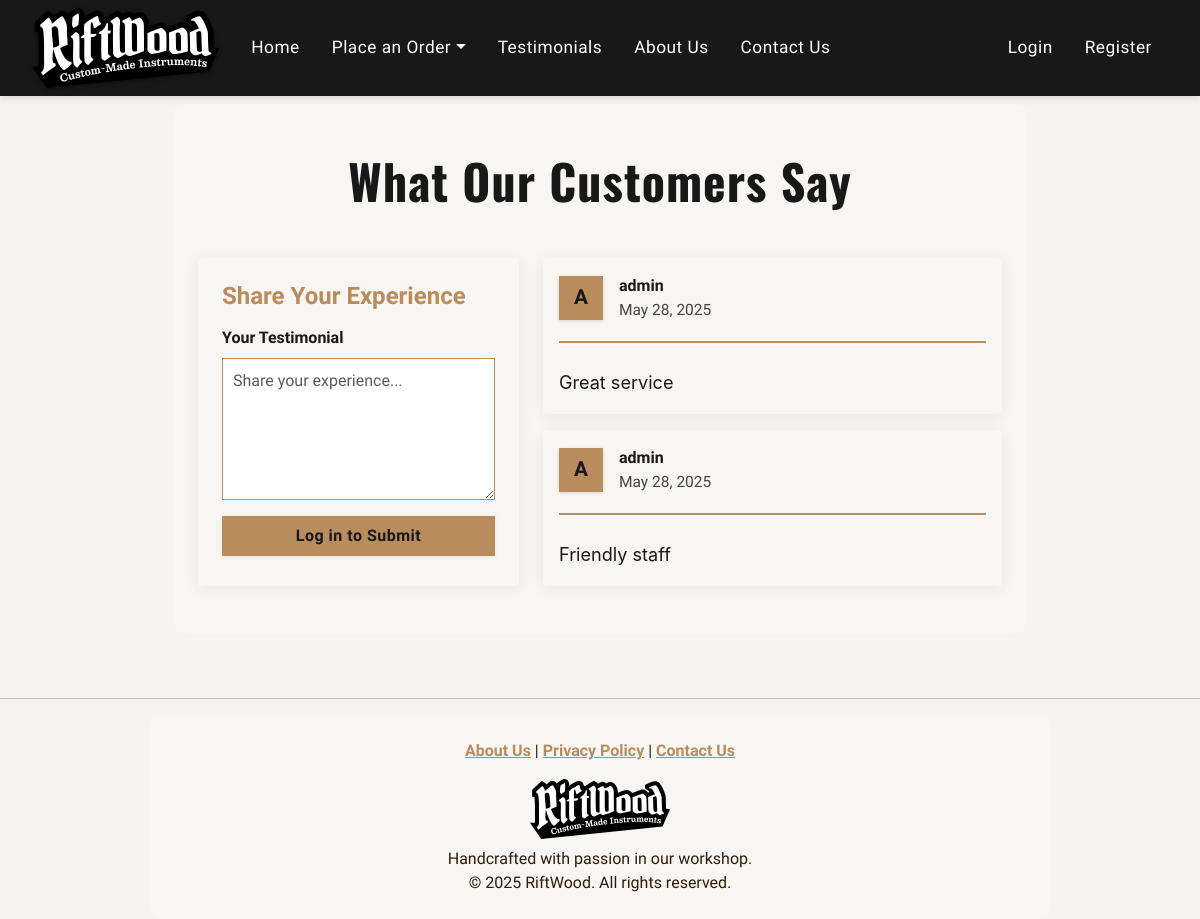
Page /testimonials/ on the committed database.
### riftwood/models.py (models this page shows, shortened)
class Testimonial(models.Model):
    user = models.ForeignKey(User, on_delete=models.CASCADE)
    content = models.TextField()
    is_active = models.BooleanField(default=False)
    created_at = models.DateTimeField(auto_now_add=True)

### riftwood/views.py (the view, shortened to what this page needs)
# urls.py: path('testimonials/', views.testimonials, name='testimonials'),
def testimonials(request):
    testimonials = Testimonial.objects.filter(is_active=True)
    return render(request, 'riftwood/testimonials.html', {'testimonials': testimonials})

### templates/riftwood/testimonials.html (shortened to what this page needs)
{% extends 'base.html' %}
{% block content %}
<div class="container py-5" style="max-width: 900px; margin: 0 auto;">
    <h2 class="text-center mb-5 display-5 rw-section-title">What Our Customers Say</h2>
    <div class="row g-4">
        <div class="col-md-5">
            <div class="card rw-testimonial-card h-100">
                <div class="card-body p-4">
                    <h4 class="mb-3 fw-semibold" style="color:var(--rw-wood);">Share Your Experience</h4>
                    <form method="post" id="testimonial-form" autocomplete="off" class="rw-testimonial-form">
                        <div class="mb-3">
                            <label for="content" class="form-label">Your Testimonial</label>
                            <textarea name="content" id="content" class="form-control" rows="5" placeholder="Share your experience..." required style="resize:vertical;"></textarea>
                        </div>
                        {% if user.is_authenticated %}
                            <button type="submit" class="btn btn-primary w-100 py-2">Submit Testimonial</button>
                        {% else %}
                            <a href="{% url 'login' %}?next={% url 'testimonials' %}" class="btn btn-primary w-100 py-2">Log in to Submit</a>
                        {% endif %}
                    </form>
                </div>
            </div>
        </div>
        <div class="col-md-7">
            <div class="d-flex flex-column gap-3">
                {% for testimonial in testimonials %}
                    <div class="card rw-testimonial-card h-100">
                        <div class="card-body">
                            <div class="d-flex align-items-center mb-2">
                                <div class="rw-avatar me-3">
                                    {{ testimonial.user.username|slice:":1"|upper }}
                                </div>
                                <div>
                                    <span class="fw-semibold" style="color:var(--rw-black);">{{ testimonial.user.username }}</span><br>
                                    <small class="rw-testimonial-meta">{{ testimonial.created_at|date:"M d, Y" }}</small>
                                </div>
                            </div>
                            <div class="rw-card-divider"></div>
                            <p class="mb-0 rw-testimonial-content">{{ testimonial.content }}</p>
                        </div>
                    </div>
                {% empty %}
                    <div class="alert alert-info text-center" style="background:var(--rw-offwhite); color:var(--rw-black); border:1.5px solid var(--rw-wood); border-radius:0;">No testimonials yet. Be the first to post one!</div>
                {% endfor %}
            </div>
        </div>
    </div>
</div>
{% endblock %}

### templates/base.html (shortened to what this page needs)
<!DOCTYPE html>
<html>
<head>
    {% load static %}
    <link href="https://cdn.jsdelivr.net/npm/bootstrap@5.3.0/dist/css/bootstrap.min.css" rel="stylesheet">
    <link rel="stylesheet" href="{% static 'css/styles.css' %}">
</head>
<body class="{% if request.path == '/' %}homepage{% endif %}">
    <nav id="main-navbar" class="navbar navbar-expand-lg py-0">
      <div class="container-fluid px-3">
        <a class="navbar-brand d-flex align-items-center me-3 py-2" href="{% url 'home' %}">
          <img src="/static/images/logos/RiftWood logo.svg" alt="RiftWood Logo" style="width:auto;">
        </a>
        <div class="collapse navbar-collapse" id="mainNavbarCollapse">
          <ul class="navbar-nav me-auto mb-2 mb-lg-0 align-items-lg-center">
            <li class="nav-item"><a class="nav-link nav-music px-3" href="{% url 'home' %}">Home</a></li>
            <li class="nav-item dropdown">
              <a class="nav-link nav-music dropdown-toggle px-3" href="#" id="orderDropdown" role="button" data-bs-toggle="dropdown" aria-expanded="false">Place an Order</a>
            </li>
            <li class="nav-item"><a class="nav-link nav-music px-3" href="{% url 'testimonials' %}">Testimonials</a></li>
            <li class="nav-item"><a class="nav-link nav-music px-3" href="{% url 'about' %}">About Us</a></li>
            <li class="nav-item"><a class="nav-link nav-music px-3" href="{% url 'contact' %}">Contact Us</a></li>
          </ul>
          <ul class="navbar-nav ms-auto mb-2 mb-lg-0 align-items-lg-center">
            {% if user.is_authenticated %}
              <li class="nav-item dropdown">
                <a class="nav-link nav-music dropdown-toggle px-3" href="#" id="userDropdown" role="button" data-bs-toggle="dropdown" aria-expanded="false">
                  Hello, {{ user.first_name }} {{ user.last_name }}!
                </a>
                <ul class="dropdown-menu dropdown-menu-end" aria-labelledby="userDropdown">
                  {% if user.is_superuser %}
                    <li><a class="dropdown-item" href="{% url 'dashboard' %}">Admin Dashboard</a></li>
                  {% endif %}
                  <li><a class="dropdown-item" href="{% url 'orders' %}">My Orders</a></li>
                  <li><a class="dropdown-item" href="{% url 'profile' %}">Profile</a></li>
                  <li><a class="dropdown-item" href="{% url 'logout' %}">Logout</a></li>
                </ul>
              </li>
            {% else %}
              <li class="nav-item"><a class="nav-link nav-music px-3" href="{% url 'login' %}">Login</a></li>
              <li class="nav-item"><a class="nav-link nav-music px-3" href="{% url 'register' %}">Register</a></li>
            {% endif %}
          </ul>
        </div>
      </div>
    </nav>
    <div class="{% if request.path != '/' %}main-content-boxed{% endif %}">
    {% block content %}{% endblock %}
    </div>
    <footer>
        <hr>
        <div>
            <div class="footer-content container text-center py-4">
                <div class="footer-links mb-3">
                    <a class="footer-link" href="{% url 'about' %}">About Us</a>
                    <span class="footer-sep">|</span>
                    <a class="footer-link" href="{% url 'privacy' %}">Privacy Policy</a>
                    <span class="footer-sep">|</span>
                    <a class="footer-link" href="{% url 'contact' %}">Contact Us</a>
                </div>
                <a href="{% url 'home' %}">
                    <img src="/static/images/logos/RiftWood logo.svg" height="60" class="mb-2">
                </a>
                <div class="footer-text">
                    <span>Handcrafted with passion in our workshop.</span><br>
                    <span>© 2025 RiftWood. All rights reserved.</span>
                </div>
            </div>
        </div>
    </footer>
</body>
</html>

### static/css/styles.css (style rules this page uses)
:root { --rw-black: #181818; --rw-wood: #b98c5e; --rw-gold: #e6c77c; --rw-offwhite: #f8f6f2; --rw-gray: #444; }
body { background-color: #f7f3ee; color: #2d1c0b; }
.container { max-width: 900px; margin: 0 auto; padding: 24px; background: var(--rw-offwhite); border-radius: 12px; }
#main-navbar { position: fixed !important; }
.navbar { border: none; box-shadow: 0 2px 8px 0 #0002; letter-spacing: 0.5px; top: 0; left: 0; width: 100%; z-index: 1040; transition: background 0.3s, box-shadow 0.3s; }
.navbar-brand img { filter: drop-shadow(0 1px 2px #0008); max-height: 80px; width: auto; transition: max-height 0.3s, height 0.3s, transform 0.2s !important; }
.nav-music { color: #fff !important; font-size: 1.08rem; font-weight: 500; letter-spacing: 0.5px; transition: color 0.2s, background 0.2s; padding-top: 18px !important; padding-bottom: 18px !important; }
h1, h2 { color: var(--rw-wood); text-align: center; margin-bottom: 20px; font-family: 'Oswald', sans-serif; }
.btn { border-radius: 5px; padding: 10px 20px; }
.btn-primary { background-color: var(--rw-wood); border: none; color: var(--rw-offwhite); }
.form-control { border-radius: 5px; padding: 10px; margin-bottom: 15px; }
.footer-content { text-align: center; padding: 0.75rem 0; }
img, .card, .form-control, .btn, .main-content-boxed, .carousel, .carousel-inner, .carousel-item { border-radius: 0 !important; }

### templates/base.html (style rules this page uses)
body { font-family: 'Libre Franklin', sans-serif; }
body:not(.homepage) { padding-top: 80px; }
h1, h2 { font-family: 'Oswald', sans-serif; }
.navbar { position: fixed !important; top: 0; left: 0; width: 100%; z-index: 1050; padding: 0.8rem 1rem; background-color: #181818 !important; transition: background-color 0.3s ease, padding 0.3s ease; }
.navbar-brand img { height: 80px; transition: height 0.3s cubic-bezier(.4,0,.2,1); }
.navbar .nav-link, .navbar .navbar-brand { transition: color 0.2s, background 0.2s, transform 0.2s; }
.main-content-boxed { max-width: 900px; margin: 0 auto 40px auto; padding: 24px; background: transparent; border-radius: 0; }
.footer-link { color: #b98c5e; font-weight: 700; border-radius: 0; transition: color 0.2s, transform 0.2s, background 0.2s; }

### templates/riftwood/testimonials.html (style rules this page uses)
:root { --rw-black: #181818; --rw-wood: #b98c5e; --rw-gold: #e6c77c; --rw-offwhite: #f8f6f2; --rw-gray: #444; }
.rw-testimonial-card { background: var(--rw-offwhite); border: none; box-shadow: 0 2px 16px #0001; border-radius: 0; transition: box-shadow 0.2s; }
.rw-avatar { background: var(--rw-wood); color: var(--rw-black); border-radius: 0; width: 44px; height: 44px; font-size: 1.3rem; font-weight: 700; display: flex; align-items: center; justify-content: center; box-shadow: 0 1px 4px #0002; }
.rw-testimonial-meta { color: var(--rw-gray); font-size: 0.97rem; }
.rw-testimonial-content { font-size: 1.13rem; line-height: 1.7; color: var(--rw-black); font-family: 'Inter', 'Segoe UI', Arial, sans-serif; }
.rw-testimonial-form .form-label { color: var(--rw-black); font-weight: 600; }
.rw-testimonial-form textarea { border-radius: 0; border: 1.5px solid var(--rw-wood); background: #fff; color: var(--rw-black); }
.rw-testimonial-form .btn-primary, .rw-testimonial-form .btn-primary:focus { background: var(--rw-wood); color: var(--rw-black); border: none; border-radius: 0; font-weight: 700; letter-spacing: 0.5px; box-shadow: 0 1px 4px #b98c5e22; transition: background 0.2s; }
.rw-section-title { color: var(--rw-black); letter-spacing: 1px; font-weight: 800; }
.rw-card-divider { border-top: 2px solid var(--rw-wood); margin: 1.2rem 0 1.5rem 0; }

### rows in the picture
Testimonial: user.username "A", user.username "admin", created_at "May 28, 2025", content "Great service"
Testimonial: user.username "A", user.username "admin", created_at "May 28, 2025", content "Friendly staff"
